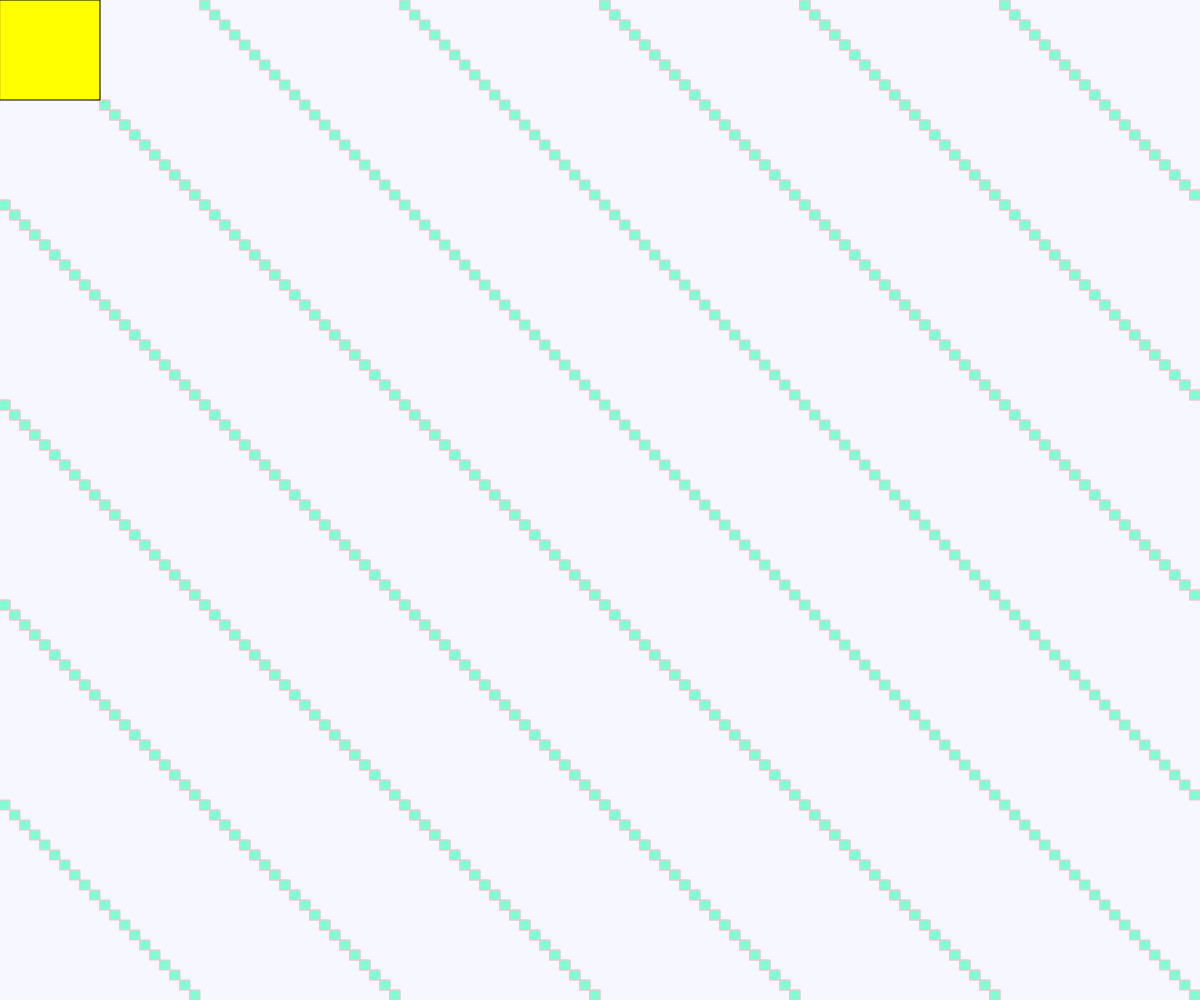
Frame 1 (no input)
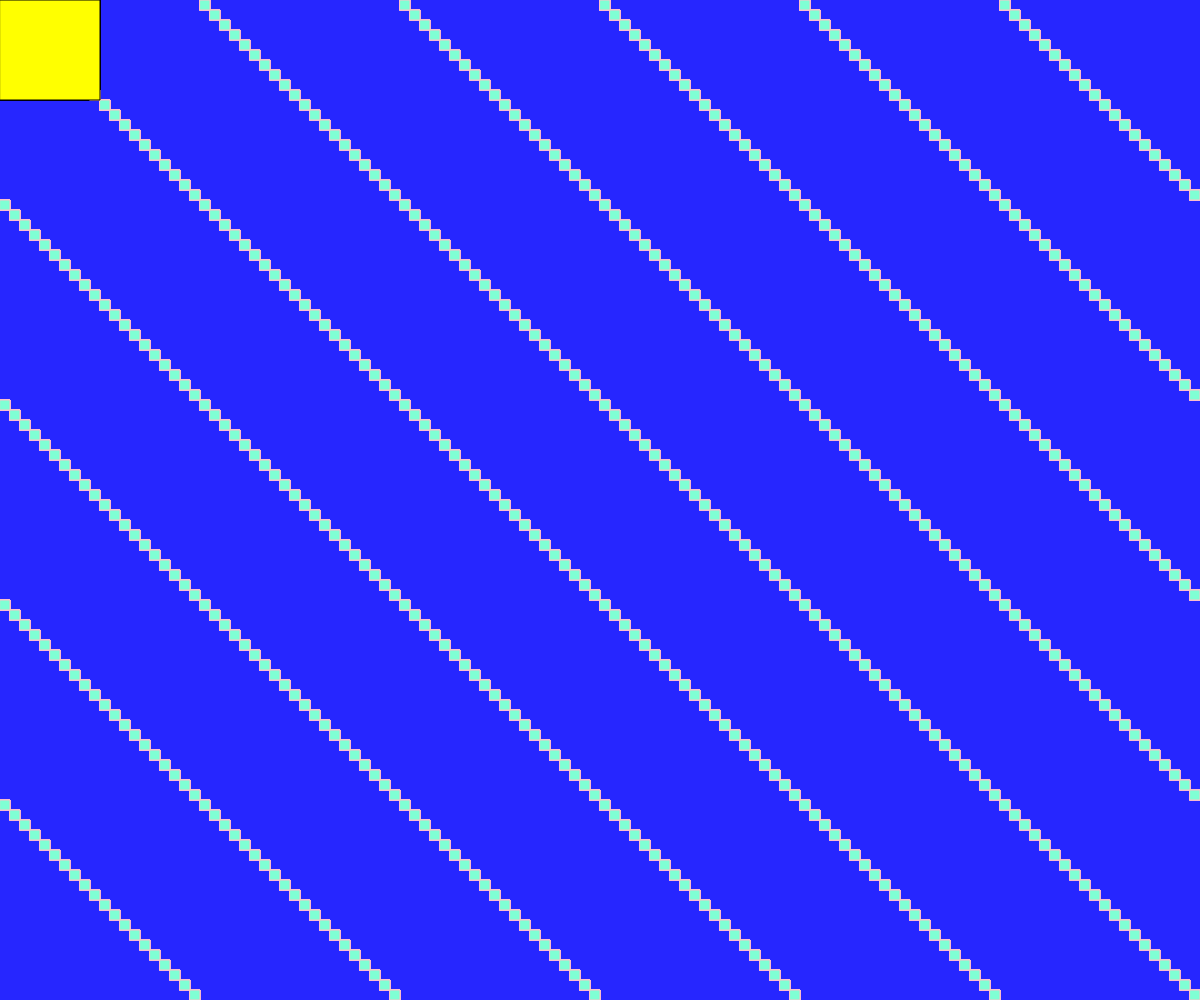
Frame 60 (no input)
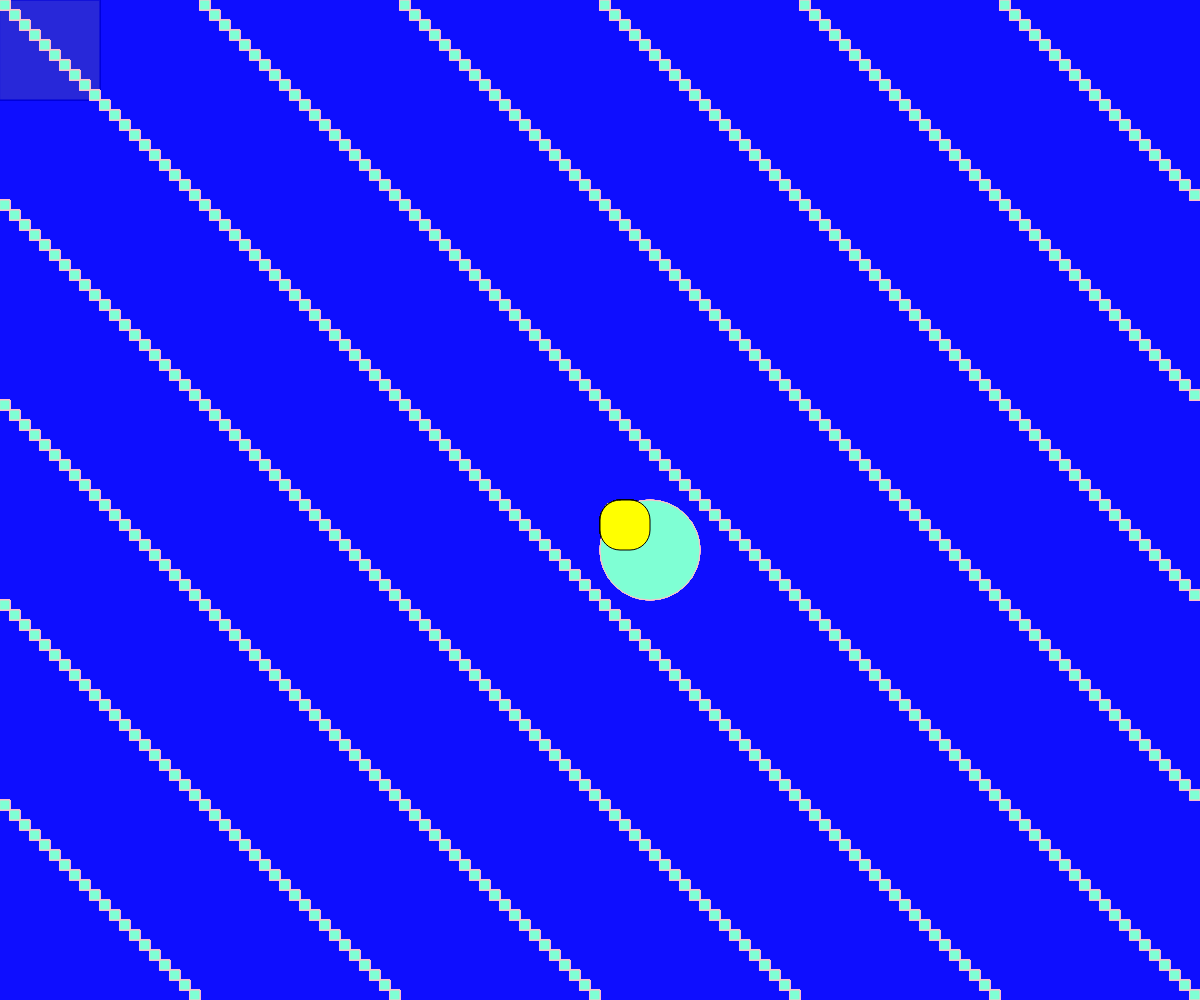
Frame 120 (the mouse pressed at the canvas centre since frame 60)

The p5.js sketch that drew these frames (run headless with seeded random() and noise() and a simulated clock; from frame 60 on, the mouse is pressed at the canvas centre):

// p5.js sketch
// ── sketch.js
function setup(){
     createCanvas(windowWidth,windowHeight);

}

function draw(){
    background(10, 20, 600, 8 ); // 5th is for the alpha value
    fill('aquamarine');
    stroke('pink');
    if(mouseX < 200){
      rect(mouseX,mouseY,10,10);  // an extra dimension makes it a circle
    }else{
        rect(mouseX, mouseY, 100,100, 100)
    }

    for(var i = 0; i < 1000; i++){
       rect( (i*10)%width,(i*10)%height,10,10);

    }
    fill('yellow');
    stroke('black'); //shape outline
   if(mouseX < 200){
      rect(mouseX,mouseY,100,100);
   }else{
      rect(mouseX,mouseY,50,50,20);

   }
}




// ── script.js
var billy;
console.log(billy);

billy = 13;
billy = "billy is a mf";

// keyword expression codeblock
if(true){

     console.log(billy);
}

if( 5 < 15 ){
   console.log('is it true?');
}

billy = "silly";  // declared and defined
if(billy ){   // coersion change string to boolean- if string has anything in it its true, if string is left empty; false
  console.log('billy is  silly');

}
if(billy === 'silly'){  // === testing for equal value and same type
      console.log('really silly');

}

// == testing for equal values but allows coersion
// billy == true (either true to string or billy to boolean)

// typeof operator precedes a variable name or value 
console.log(typeof 3);  // literal number
console.log(typeof 'gdg');  // literal string 

if(typeof billy === "string"){
   billy = 'bsoufhofi'; 


}else{
    billy = 50;
}

// for loop 

for(var i = 0; i < 5; i++){  // 
    console.log('hello');
}

for(var i = 0; i < 10; i++){
    console.log(i);
}

console.log(i);  //most coding languages scope only exixts within parenthesis, but here i exists even after and the code still runs



// we have declared a function - function declaration
function bob(){
    console.log('i am bob');
}

// function invocation
bob(); // () function invocation operator

for(var i = 0; i < 10; i++){
    bob();
}

/*  - this is a multi line comment
*/

console.log( bob() ); 

// java puts return undefined at the end of every function. it we put
// return "bob"  it will just put bob as an output and not undefined

function bailey(data){
  console.log(data);
  return undefined;
}

bailey(50);

function bailey(data){
  data = data + 100;
  return data;

}

var mydata = bailey(50);
console.log(mydata);

// ── style.css
* {
  
border: 0px;
margin: 0px;

}
